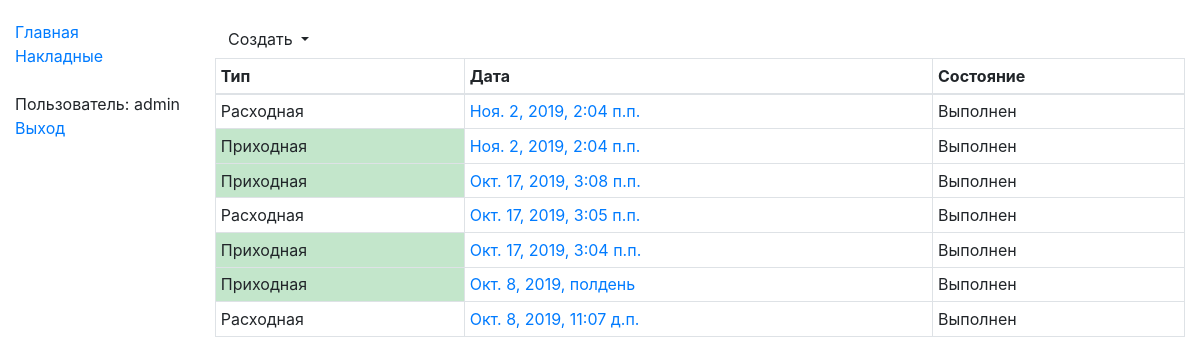
Before: /stock/acts/ (signed in) with the older database file.
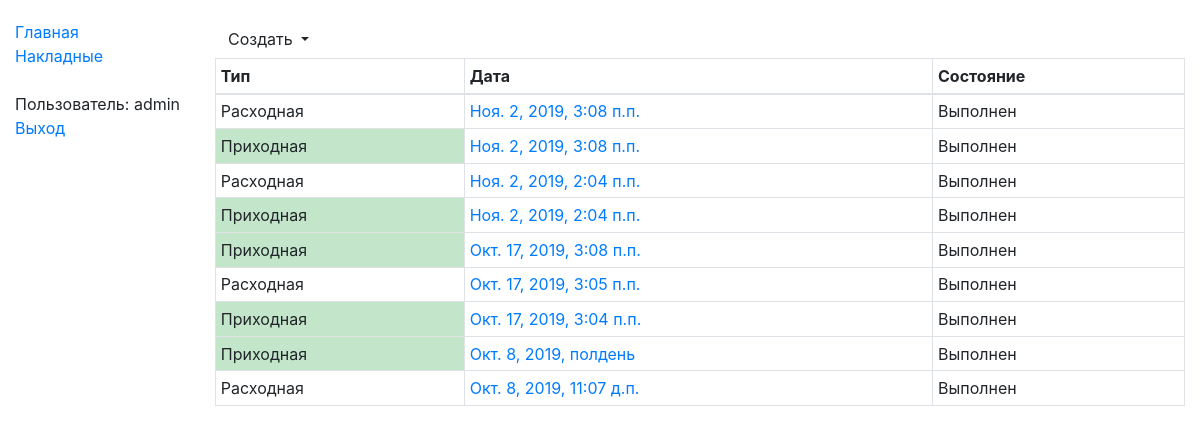
After: the same page with the newer database file.
### stocks/models.py (models this page shows, shortened)
class StkAct(models.Model):
    STATE_REGISTERING = "100"
    STATE_DONE = "300"
    s_state_choices = ((STATE_REGISTERING, "Оформляется"), (STATE_DONE, "Выполнен"))
    d_create_date = models.DateTimeField("Дата содания", db_index=True)
    d_reg_date = models.DateTimeField("Дата проведения", null=True)
    n_direction = models.SmallIntegerField("Направление", null=False)
    s_state = models.CharField("Состояние", max_length=3, choices=s_state_choices, null=False)
    def get_absolute_url(self):
        return reverse('stk_act-detail', args=[str(self.id)])

### stocks/act/act_views.py (the view)
# urls.py: path('acts/', act_views.StkActListView.as_view(), name='stk_acts'),
class StkActListView(LoginRequiredMixin, generic.ListView):
    model = StkAct
    template_name = 'act/stk_act_list.html'
    paginate_by = 100
    def get_queryset(self):
        return StkAct.objects.all().order_by("-d_create_date")

### stocks/templates/act/stk_act_list.html (shortened to what this page needs)
{% extends "base_generic_content.html" %}
{% block content %}
    <div class="btn-group" role="group" aria-label="Button group with nested dropdown">
        <div class="btn-group" role="group">
            <button id="btnGroupCreate" type="button" class="btn dropdown-toggle btn-default" data-toggle="dropdown" aria-haspopup="true" aria-expanded="false">
                Создать
            </button>
        </div>
    </div>
    <table class="table table-hover table-bordered table-sm">
        <thead>
            <tr>
                <th>Тип</th>
                <th>Дата</th>
                <th>Состояние</th>
            </tr>
        </thead>
        <tbody>
        {% if object_list %}
            {% for object in object_list %}
                <tr class="grid-row" data-id="{{ object.id }}">
                    {% if object.n_direction == 1 %}<td class="table-success">Приходная</td>{% else %}<td>Расходная</td>{% endif %}
                    <td><a href="{{ object.get_absolute_url }}">{{ object.d_create_date }}</a></td>
                    <td {% if object.s_state != "300" %}class="table-warning"{% endif %}>{{ object.get_s_state_display}}</td>
                </tr>
            {% endfor %}
        {% endif %}
        </tbody>
    </table>
{% endblock %}

### stocks/templates/base_generic_content.html (shortened to what this page needs)
{% extends "base_generic.html" %}
{% block body %}
    <div class="container-fluid">
        <div class="row">
            <div class="col-sm-2">
                {% block sidebar %}
                    <ul class="sidebar-nav">
                        <li><a href="{% url 'index' %}">Главная</a></li>
                        <li><a href="{% url 'stk_acts' %}">Накладные</a></li>
                        <br>
                        {% if user.is_authenticated %}
                            <li>Пользователь: {{ user.get_username }}</li>
                            <li><a href="{% url 'logout'%}?next={{request.path}}">Выход</a></li>
                       {% endif %}
                    </ul>
                {% endblock %}
            </div>
            <div class="col-sm-10 ">
                {% block content %}{% endblock %}
            </div>
        </div>
    </div>
{% endblock %}

### stocks/templates/base_generic.html (shortened to what this page needs)
<!DOCTYPE html>
<html lang="en">
<head>
    <link rel="stylesheet" href="https://stackpath.bootstrapcdn.com/bootstrap/4.3.1/css/bootstrap.min.css">
  {% load static %}
  <link rel="stylesheet" href="{% static 'css/styles.css' %}">
</head>
<body>
    {% block body %}{% endblock %}
</body>
</html>

### stocks/static/css/styles.css (style rules this page uses)
body { margin-top: 20px; }
.sidebar-nav { padding: 0; list-style: none; }

Changed rows visible on the page:
added StkAct: n_direction "Расходная", d_create_date "Ноя. 2, 2019, 3:08 п.п.", s_state "Выполнен"
added StkAct: n_direction "Приходная", d_create_date "Ноя. 2, 2019, 3:08 п.п.", s_state "Выполнен"
